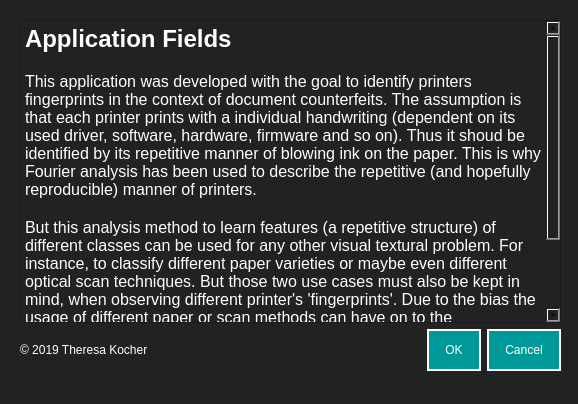
<?xml version="1.0" encoding="UTF-8"?>
<ui version="4.0">
 <class>Dialog</class>
 <widget class="QDialog" name="Dialog">
  <property name="geometry">
   <rect>
    <x>0</x>
    <y>0</y>
    <width>578</width>
    <height>404</height>
   </rect>
  </property>
  <property name="windowTitle">
   <string>Dialog</string>
  </property>
  <property name="styleSheet">
   <string notr="true">background-color: #222222;
</string>
  </property>
  <widget class="QWidget" name="verticalLayoutWidget">
   <property name="geometry">
    <rect>
     <x>20</x>
     <y>20</y>
     <width>541</width>
     <height>351</height>
    </rect>
   </property>
   <layout class="QVBoxLayout" name="verticalLayout">
    <item>
     <layout class="QHBoxLayout" name="horizontalLayout">
      <item>
       <layout class="QHBoxLayout" name="horizontalLayout_2"/>
      </item>
     </layout>
    </item>
    <item>
     <layout class="QHBoxLayout" name="horizontalLayout_4">
      <item>
       <widget class="QTextBrowser" name="textBrowser">
        <property name="styleSheet">
         <string notr="true">color: #fff;
font: 12pt &quot;Helvetica&quot;;
</string>
        </property>
        <property name="html">
         <string>&lt;!DOCTYPE HTML PUBLIC &quot;-//W3C//DTD HTML 4.0//EN&quot; &quot;http://www.w3.org/TR/REC-html40/strict.dtd&quot;&gt;
&lt;html&gt;&lt;head&gt;&lt;meta name=&quot;qrichtext&quot; content=&quot;1&quot; /&gt;&lt;style type=&quot;text/css&quot;&gt;
p, li { white-space: pre-wrap; }
&lt;/style&gt;&lt;/head&gt;&lt;body style=&quot; font-family:'Helvetica'; font-size:12pt; font-weight:400; font-style:normal;&quot;&gt;
&lt;p style=&quot; margin-top:0px; margin-bottom:0px; margin-left:0px; margin-right:0px; -qt-block-indent:0; text-indent:0px;&quot;&gt;&lt;span style=&quot; font-size:18pt; font-weight:600;&quot;&gt;Application Fields&lt;/span&gt;&lt;/p&gt;
&lt;p style=&quot;-qt-paragraph-type:empty; margin-top:0px; margin-bottom:0px; margin-left:0px; margin-right:0px; -qt-block-indent:0; text-indent:0px;&quot;&gt;&lt;br /&gt;&lt;/p&gt;
&lt;p style=&quot; margin-top:0px; margin-bottom:0px; margin-left:0px; margin-right:0px; -qt-block-indent:0; text-indent:0px;&quot;&gt;This application was developed with the goal to identify printers fingerprints in the context of document counterfeits. The assumption is that each printer prints with a individual handwriting (dependent on its used driver, software, hardware, firmware and so on). Thus it shoud be identified by its repetitive manner of blowing ink on the paper. This is why Fourier analysis has been used to describe the repetitive (and hopefully reproducible) manner of printers.&lt;/p&gt;
&lt;p style=&quot;-qt-paragraph-type:empty; margin-top:0px; margin-bottom:0px; margin-left:0px; margin-right:0px; -qt-block-indent:0; text-indent:0px;&quot;&gt;&lt;br /&gt;&lt;/p&gt;
&lt;p style=&quot; margin-top:0px; margin-bottom:0px; margin-left:0px; margin-right:0px; -qt-block-indent:0; text-indent:0px;&quot;&gt;But this analysis method to learn features (a repetitive structure) of different classes can be used for any other visual textural problem. For instance, to classify different paper varieties or maybe even different optical scan techniques. But those two use cases must also be kept in mind, when observing different printer's 'fingerprints'. Due to the bias the usage of different paper or scan methods can have on to the classification of printers. It is recommended to use the same paper and scan method for all printers or if different papers and scan methods are used, you should change paper type and scan method for every printer class often. So the analysis will not learn the scan or paper features instead of the printer's features.&lt;/p&gt;&lt;/body&gt;&lt;/html&gt;</string>
        </property>
       </widget>
      </item>
     </layout>
    </item>
    <item>
     <layout class="QHBoxLayout" name="horizontalLayout_3">
      <item>
       <widget class="QLabel" name="label">
        <property name="styleSheet">
         <string notr="true">color: #fff;
font: 12pt &quot;Helvetica&quot;;
</string>
        </property>
        <property name="text">
         <string>© 2019 Theresa Kocher</string>
        </property>
       </widget>
      </item>
      <item>
       <widget class="QDialogButtonBox" name="buttonBox">
        <property name="styleSheet">
         <string notr="true">QPushButton {
background-color: #009999;
padding: 12px 16px;
border: 2px solid #fff;
color: #fff;
font: Helvetica;
}
QPushButton:hover {
	background-color: #75bdc3;
}</string>
        </property>
        <property name="orientation">
         <enum>Qt::Horizontal</enum>
        </property>
        <property name="standardButtons">
         <set>QDialogButtonBox::Cancel|QDialogButtonBox::Ok</set>
        </property>
       </widget>
      </item>
     </layout>
    </item>
   </layout>
  </widget>
 </widget>
 <resources/>
 <connections/>
</ui>
